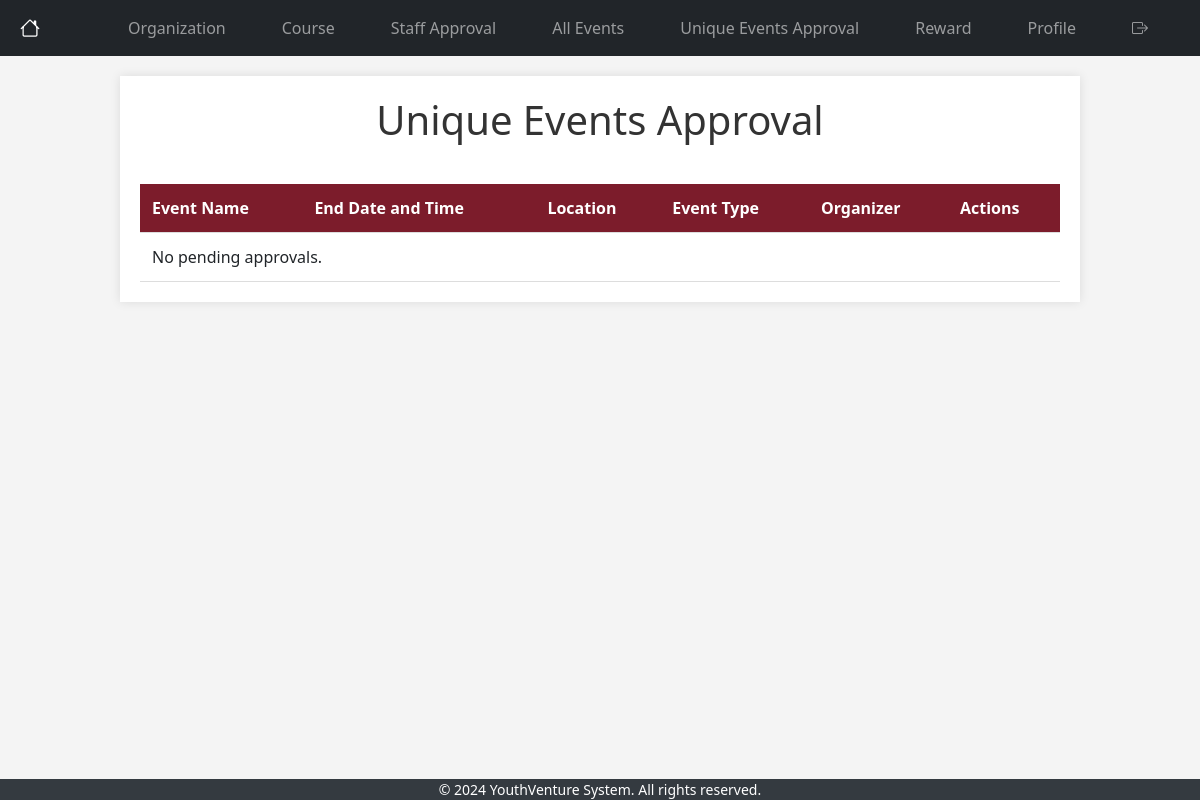
Page /admins/viewOutsideEvents (signed in) on the earlier database version.
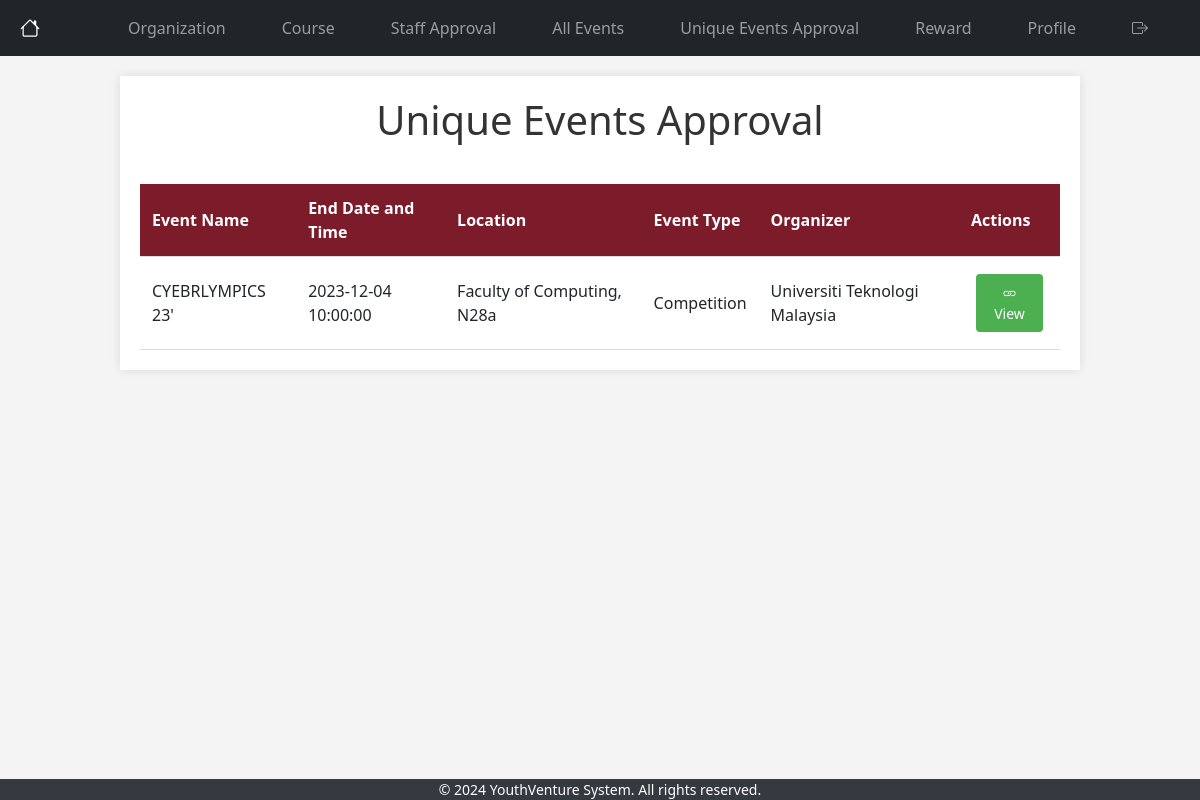
Same page on the later database version.
### tables this page shows
CREATE TABLE `eventoutside` (
  `OEventID` varchar(6) NOT NULL,
  `OEventName` varchar(45) NOT NULL,
  `ODescription` text NOT NULL,
  `OStartDateAndTime` datetime DEFAULT NULL,
  `OEndDateAndTime` datetime DEFAULT NULL,
  `OLocation` varchar(255) NOT NULL,
  `OEventType` int(1) DEFAULT NULL,
  `OOrganization` varchar(255) DEFAULT NULL,
  `approvalStatus` int(1) DEFAULT NULL,
  `studentID` varchar(6) NOT NULL,
  `reference` varchar(255) DEFAULT NULL
);

### app/controllers/Admins.php (called while the page is built, shortened)
<?php
class Admins extends Controller {
    public function __construct() {
        $this->outsideEventModel = $this->model('EventOutside');
    }
    public function viewOutsideEvents(){
        $outsideEvents = $this->outsideEventModel->getEventNA();
        $data = [
            'outsideEvents' => $outsideEvents,
        ];
        $this->view('admins/viewOutsideEvents', $data);
    }
}
?>

### app/libraries/Core.php (called while the page is built, shortened)
<?php
  class Core {
    protected $currentMethod = 'index';
    public function __construct(){
      $url = $this->getUrl();
      if (isset($url[0])){
      if(file_exists('../app/controllers/' . ucwords($url[0]). '.php')){
        unset($url[0]);
      }
    }
      $this->currentController = new $this->currentController;
      if(isset($url[1])){
        if(method_exists($this->currentController, $url[1])){
          $this->currentMethod = $url[1];
          unset($url[1]);
        }
      }
      $this->params = $url ? array_values($url) : [];
      call_user_func_array([$this->currentController, $this->currentMethod], $this->params);
    }
    public function getUrl(){
      if(isset($_GET['url'])){
        $url = rtrim($_GET['url'], '/');
        $url = filter_var($url, FILTER_SANITIZE_URL);
        $url = explode('/', $url);
        return $url;
      }
    }
  }

### app/require.php (called while the page is built, shortened)
<?php
    require_once 'libraries/Core.php';
    require_once 'libraries/Database.php';
    $init = new Core();

### public/index.php (called while the page is built)
<?php
    require_once '../app/require.php';

### app/libraries/Database.php (called while the page is built, shortened)
<?php
    class Database {
        private $dbHost = DB_HOST;
        private $dbUser = DB_USER;
        private $dbPass = DB_PASS;
        private $dbName = DB_NAME;
        private $statement;
        private $dbHandler;
        public function __construct() {
            $conn = 'mysql:host=' . $this->dbHost . ';dbname=' . $this->dbName;
            $options = array(
                PDO::ATTR_PERSISTENT => true,
                PDO::ATTR_ERRMODE => PDO::ERRMODE_EXCEPTION
            );
            try {
                $this->dbHandler = new PDO($conn, $this->dbUser, $this->dbPass, $options);
            } catch (PDOException $e) {
                $this->error = $e->getMessage();
                echo $this->error;
            }
        }
        public function query($sql) {
            $this->statement = $this->dbHandler->prepare($sql);
        }
        public function execute() {
            return $this->statement->execute();
        }
        public function resultSet() {
            $this->execute();
            return $this->statement->fetchAll(PDO::FETCH_OBJ);
        }
    }

### app/models/EventOutside.php (called while the page is built, shortened)
<?php
class EventOutside{
    private $db;
    public function __construct(){
        $this->db = new Database;
    }
    public function getEventNA(){
        $this->db->query('SELECT * FROM eventOutside WHERE approvalStatus = 0');
        $results = $this->db->resultSet();
        return $results;
    }
}

### app/views/admins/viewOutsideEvents.php (the view, shortened to what this page needs)
<?php require APPROOT . '/views/admins/nav.php'; ?>
<html>
<head>
</head>
<body>
    <div class="container">
        <h1>Unique Events Approval</h1>
        <div class="table-container">
            <table>
                <tr>
                    <th>Event Name</th>
                    <th>End Date and Time</th>
                    <th>Location</th>
                    <th>Event Type</th>
                    <th>Organizer</th>
                    <th>Actions</th>
                </tr>
                <?php if (empty($data['outsideEvents'])) : ?>
                    <tr>
                        <td colspan="6">No pending approvals.</td>
                    </tr>
                <?php else : ?>
                    <?php foreach($data['outsideEvents'] as $outsideEvent) : ?>
                        <tr>
                            <td><?php echo $outsideEvent->OEventName; ?></td>
                            <td><?php echo $outsideEvent->OEndDateAndTime; ?></td>
                            <td><?php echo $outsideEvent->OLocation; ?></td>
                            <td><?php
                                if($outsideEvent->OEventType == 1) {
                                    echo "Workshop";
                                } else if($outsideEvent->OEventType == 2) {
                                    echo "Seminar";
                                } else if($outsideEvent->OEventType == 3) {
                                    echo "Conference";
                                } else if($outsideEvent->OEventType == 4) {
                                    echo "Competition";
                                } else if($outsideEvent->OEventType == 5) {
                                    echo "Others";
                                }
                            ?></td>
                            <td><?php echo $outsideEvent->OOrganization; ?></td>
                            <td>
                                <a href="<?php echo URLROOT; ?>/admins/view_outside_event/<?php echo $outsideEvent->OEventID; ?>" class="button"><i class="bi bi-link"></i> View</a>
                            </td>
                        </tr>
                    <?php endforeach; ?>
                <?php endif; ?>
            </table>
        </div>
    </div>
</body>
</html>
<?php require APPROOT . '/views/includes/footer.php'; ?>

Differences in the rows shown:
added eventoutside: OEventName "CYEBRLYMPICS 23'", OEndDateAndTime "2023-12-04 10:00:00", OLocation "Faculty of Computing, N28a", OEventType "Competition", OOrganization "Universiti Teknologi Malaysia"
Other differences:
text no longer shown: "No pending approvals."
